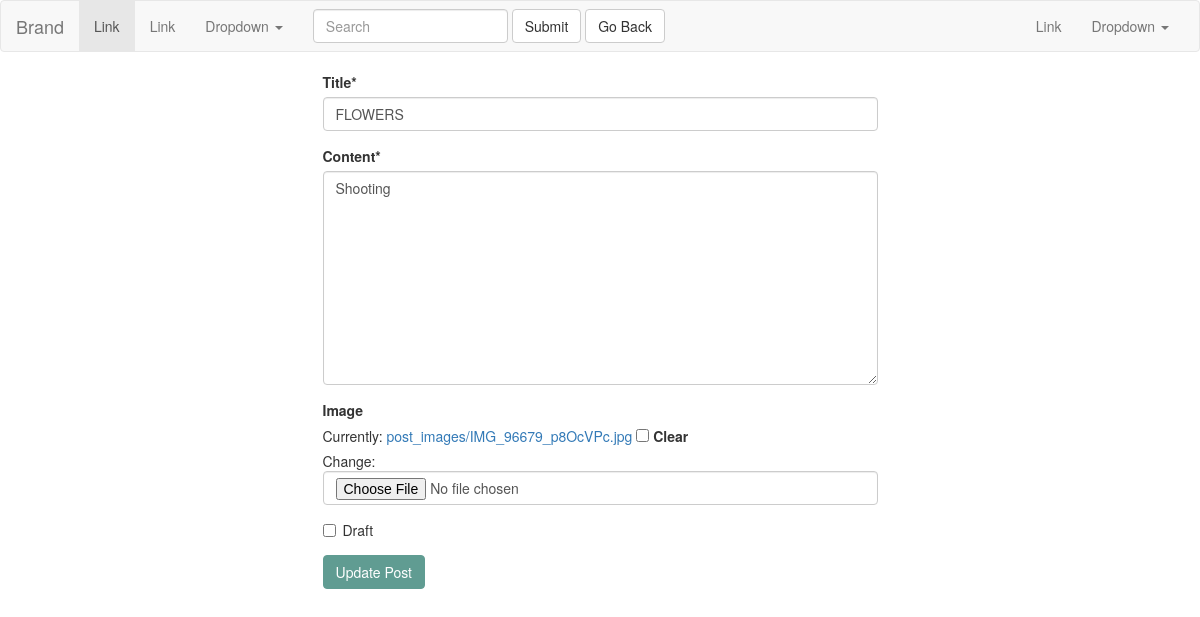
The page /posts/update/flowers/ (signed in) on the database as committed earlier.
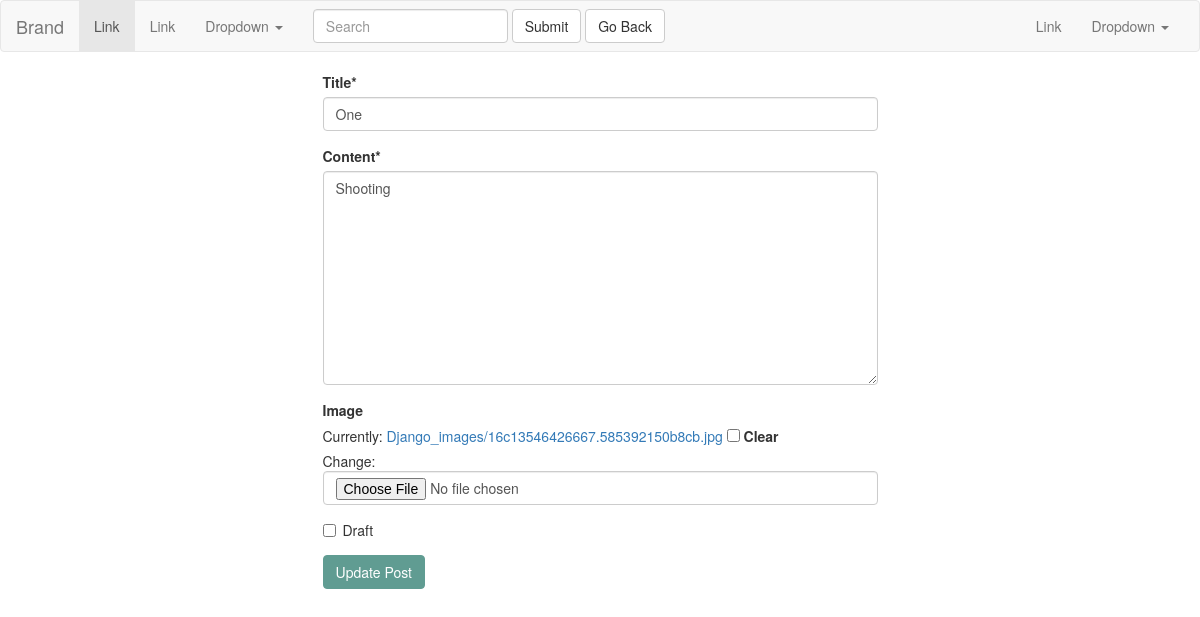
The same page on the database as committed later.
### posts/models.py (models this page shows, shortened)
class Post(models.Model):
    author = models.ForeignKey(User,default=1)
    title = models.CharField(max_length=50)
    image = models.ImageField(null=True , blank=True,upload_to="Django_images")
    content = models.TextField()
    draft = models.BooleanField(default=False)
    publish = models.DateField(auto_now=True)
    updated = models.DateTimeField(auto_now=True)
    timestamp = models.DateTimeField(auto_now_add=True)
    slug = models.SlugField(unique=True , null=True)
    class Meta:
        ordering =['-timestamp' ,'-updated']

### posts/views.py (the view)
# urls.py: url(r'^update/(?P<slug>[-\w]+)/$', views.post_update, name = "update"),
def post_update(request,slug):
	if not (request.user.is_staff or request.user.is_superuser):
		raise Http404
	post_object = get_object_or_404(Post , slug=slug)
	form = PostForm(request.POST or None , request.FILES or None ,instance=post_object)
	if form.is_valid():
		form.save()
		return redirect ("posts:list")
	context = {
		"form":form,
		"post_object":post_object,
	}
	return render(request,'post_update.html',context)

### posts/forms.py
class PostForm(forms.ModelForm):
	class Meta:
		model = Post
		fields =['title','content' , 'image','draft']
		widgets = {
		'publish':forms.DateInput(attrs={"type":"date"}),
		}

### posts/templates/post_update.html (shortened to what this page needs)
{% extends "base.html" %}
{% load crispy_forms_tags %}
{% block content %}
  <div class="row">
	<div class="col-sm-6 col-sm-offset-3">
	<form method="Post" action="{% url 'posts:update' slug=post_object.slug %}" enctype="multipart/form-data">
		{{form|crispy}}
		<input type="submit" value=" Update Post" class="btn btn-success">
	</form>
		</div>
</div>
{% endblock content %}

Rows that differ between the two databases and show on the page:
changed Post "Shooting": title "FLOWERS" → "One"
Other text that changed with them:
text no longer shown: "Title * Content * Image Currently: post_images/IMG_96679_p8OcVPc.jpg Clear Change: Draft"
text now shown: "Title * Content * Image Currently: Django_images/16c13546426667.585392150b8cb.jpg Clear Change: Draft"
